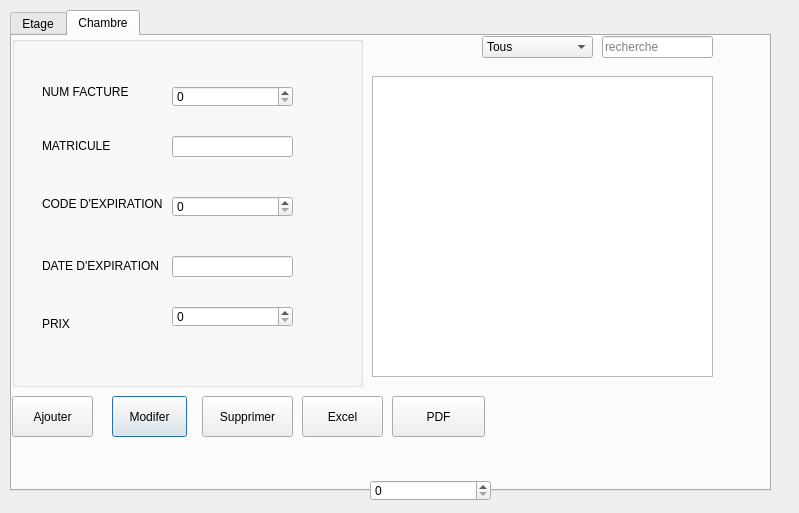
<?xml version="1.0" encoding="UTF-8"?>
<ui version="4.0">
 <class>Dialog</class>
 <widget class="QDialog" name="Dialog">
  <property name="geometry">
   <rect>
    <x>0</x>
    <y>0</y>
    <width>799</width>
    <height>513</height>
   </rect>
  </property>
  <property name="windowTitle">
   <string>Dialog</string>
  </property>
  <widget class="QTabWidget" name="tabWidget">
   <property name="geometry">
    <rect>
     <x>10</x>
     <y>10</y>
     <width>761</width>
     <height>481</height>
    </rect>
   </property>
   <property name="currentIndex">
    <number>1</number>
   </property>
   <widget class="QWidget" name="tab">
    <attribute name="title">
     <string>Etage</string>
    </attribute>
   </widget>
   <widget class="QWidget" name="tab_2">
    <attribute name="title">
     <string>Chambre</string>
    </attribute>
    <widget class="QTableView" name="tabChambres">
     <property name="geometry">
      <rect>
       <x>360</x>
       <y>40</y>
       <width>341</width>
       <height>301</height>
      </rect>
     </property>
     <property name="selectionBehavior">
      <enum>QAbstractItemView::SelectRows</enum>
     </property>
     <property name="sortingEnabled">
      <bool>true</bool>
     </property>
    </widget>
    <widget class="QGroupBox" name="groupBox_7">
     <property name="geometry">
      <rect>
       <x>0</x>
       <y>0</y>
       <width>351</width>
       <height>351</height>
      </rect>
     </property>
     <property name="title">
      <string/>
     </property>
     <widget class="QLabel" name="label_43">
      <property name="geometry">
       <rect>
        <x>30</x>
        <y>30</y>
        <width>111</width>
        <height>51</height>
       </rect>
      </property>
      <property name="text">
       <string>NUM FACTURE</string>
      </property>
     </widget>
     <widget class="QLabel" name="label_44">
      <property name="geometry">
       <rect>
        <x>30</x>
        <y>100</y>
        <width>171</width>
        <height>20</height>
       </rect>
      </property>
      <property name="text">
       <string>MATRICULE</string>
      </property>
     </widget>
     <widget class="QLabel" name="label_45">
      <property name="geometry">
       <rect>
        <x>30</x>
        <y>160</y>
        <width>131</width>
        <height>16</height>
       </rect>
      </property>
      <property name="text">
       <string>CODE D'EXPIRATION</string>
      </property>
     </widget>
     <widget class="QLabel" name="label_46">
      <property name="geometry">
       <rect>
        <x>30</x>
        <y>300</y>
        <width>55</width>
        <height>21</height>
       </rect>
      </property>
      <property name="text">
       <string/>
      </property>
     </widget>
     <widget class="QLabel" name="label_47">
      <property name="geometry">
       <rect>
        <x>30</x>
        <y>280</y>
        <width>71</width>
        <height>16</height>
       </rect>
      </property>
      <property name="text">
       <string>PRIX</string>
      </property>
     </widget>
     <widget class="QLabel" name="label_48">
      <property name="geometry">
       <rect>
        <x>30</x>
        <y>220</y>
        <width>141</width>
        <height>20</height>
       </rect>
      </property>
      <property name="text">
       <string>DATE D'EXPIRATION</string>
      </property>
     </widget>
     <widget class="QSpinBox" name="sprefch">
      <property name="geometry">
       <rect>
        <x>160</x>
        <y>50</y>
        <width>121</width>
        <height>21</height>
       </rect>
      </property>
      <property name="minimum">
       <number>0</number>
      </property>
      <property name="maximum">
       <number>9999</number>
      </property>
      <property name="value">
       <number>0</number>
      </property>
     </widget>
     <widget class="QLineEdit" name="cbOcc">
      <property name="geometry">
       <rect>
        <x>160</x>
        <y>100</y>
        <width>121</width>
        <height>21</height>
       </rect>
      </property>
     </widget>
     <widget class="QLineEdit" name="LbNbLits">
      <property name="geometry">
       <rect>
        <x>160</x>
        <y>220</y>
        <width>121</width>
        <height>21</height>
       </rect>
      </property>
     </widget>
     <widget class="QSpinBox" name="sprefch_2">
      <property name="geometry">
       <rect>
        <x>160</x>
        <y>160</y>
        <width>121</width>
        <height>21</height>
       </rect>
      </property>
      <property name="minimum">
       <number>0</number>
      </property>
      <property name="maximum">
       <number>9999</number>
      </property>
      <property name="value">
       <number>0</number>
      </property>
     </widget>
     <widget class="QSpinBox" name="sprefch_4">
      <property name="geometry">
       <rect>
        <x>160</x>
        <y>270</y>
        <width>121</width>
        <height>21</height>
       </rect>
      </property>
      <property name="minimum">
       <number>0</number>
      </property>
      <property name="maximum">
       <number>9999</number>
      </property>
      <property name="value">
       <number>0</number>
      </property>
     </widget>
    </widget>
    <widget class="QPushButton" name="buttonModifererChambres">
     <property name="geometry">
      <rect>
       <x>100</x>
       <y>360</y>
       <width>75</width>
       <height>41</height>
      </rect>
     </property>
     <property name="text">
      <string>Modifer</string>
     </property>
    </widget>
    <widget class="QComboBox" name="cbTriChambres">
     <property name="geometry">
      <rect>
       <x>470</x>
       <y>0</y>
       <width>111</width>
       <height>22</height>
      </rect>
     </property>
     <item>
      <property name="text">
       <string>Tous</string>
      </property>
     </item>
     <item>
      <property name="text">
       <string>Numéro</string>
      </property>
     </item>
     <item>
      <property name="text">
       <string>Etat</string>
      </property>
     </item>
     <item>
      <property name="text">
       <string>Dimensions</string>
      </property>
     </item>
     <item>
      <property name="text">
       <string>Matiére</string>
      </property>
     </item>
     <item>
      <property name="text">
       <string>Déscription</string>
      </property>
     </item>
    </widget>
    <widget class="QPushButton" name="buttonAjouterChambres">
     <property name="geometry">
      <rect>
       <x>0</x>
       <y>360</y>
       <width>81</width>
       <height>41</height>
      </rect>
     </property>
     <property name="text">
      <string>Ajouter</string>
     </property>
    </widget>
    <widget class="QLineEdit" name="leRechercheChambres">
     <property name="geometry">
      <rect>
       <x>590</x>
       <y>0</y>
       <width>111</width>
       <height>22</height>
      </rect>
     </property>
     <property name="placeholderText">
      <string>recherche</string>
     </property>
    </widget>
    <widget class="QPushButton" name="ButtonExcelChambres">
     <property name="geometry">
      <rect>
       <x>290</x>
       <y>360</y>
       <width>81</width>
       <height>41</height>
      </rect>
     </property>
     <property name="text">
      <string>Excel</string>
     </property>
    </widget>
    <widget class="QPushButton" name="PDFChambre">
     <property name="geometry">
      <rect>
       <x>380</x>
       <y>360</y>
       <width>93</width>
       <height>41</height>
      </rect>
     </property>
     <property name="text">
      <string>PDF</string>
     </property>
    </widget>
    <widget class="QPushButton" name="buttonSupprimerChambres">
     <property name="geometry">
      <rect>
       <x>190</x>
       <y>360</y>
       <width>91</width>
       <height>41</height>
      </rect>
     </property>
     <property name="text">
      <string>Supprimer</string>
     </property>
    </widget>
   </widget>
  </widget>
  <widget class="QSpinBox" name="sprefch_3">
   <property name="geometry">
    <rect>
     <x>370</x>
     <y>480</y>
     <width>121</width>
     <height>21</height>
    </rect>
   </property>
   <property name="minimum">
    <number>0</number>
   </property>
   <property name="maximum">
    <number>9999</number>
   </property>
   <property name="value">
    <number>0</number>
   </property>
  </widget>
 </widget>
 <resources/>
 <connections>
  <connection>
   <sender>ButtonExcelChambres</sender>
   <signal>released()</signal>
   <receiver>ButtonExcelChambres</receiver>
   <slot>showMenu()</slot>
   <hints>
    <hint type="sourcelabel">
     <x>337</x>
     <y>414</y>
    </hint>
    <hint type="destinationlabel">
     <x>337</x>
     <y>414</y>
    </hint>
   </hints>
  </connection>
 </connections>
</ui>
